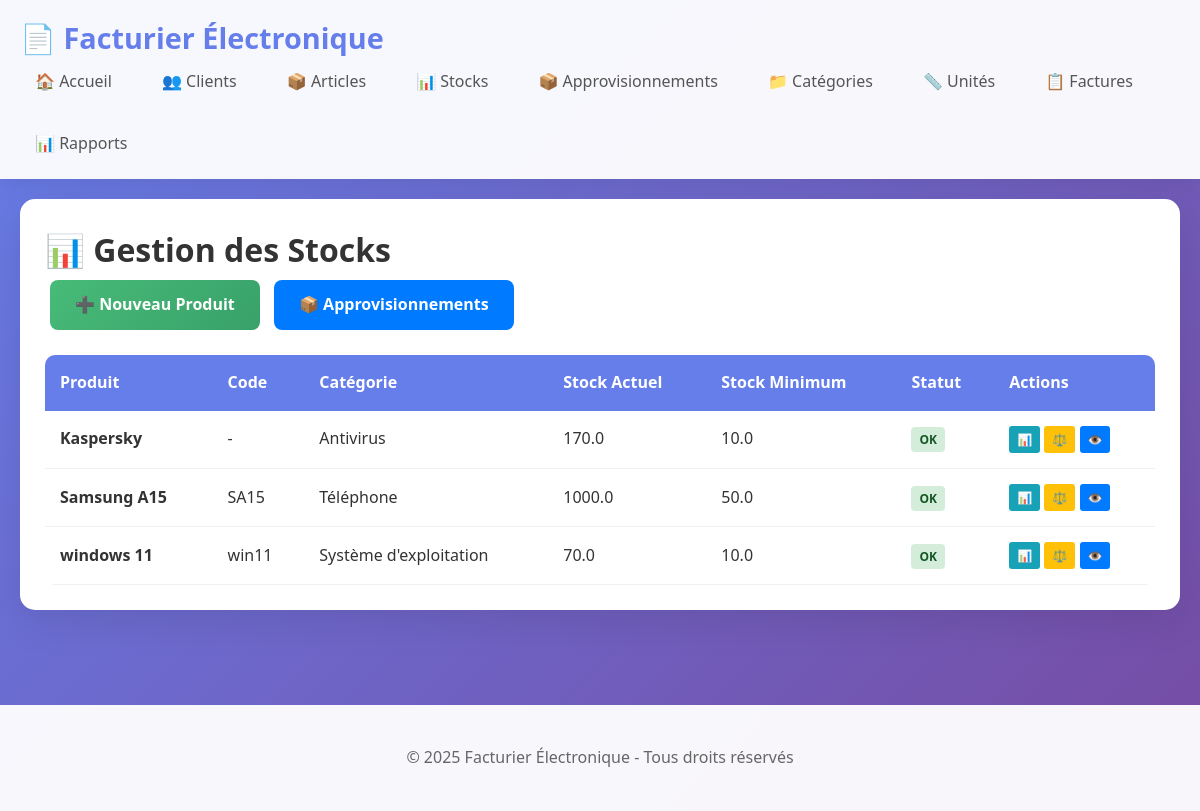
The app's page /stock with its own data.
### models.py (models this page shows, shortened)
class Produit(db.Model):
    __tablename__ = 'produits'
    id = db.Column(db.Integer, primary_key=True)
    nom = db.Column(db.String(100), nullable=False)
    code = db.Column(db.String(50), unique=True)
    unite_mesure_id = db.Column(db.Integer, db.ForeignKey('unites_mesure.id'), nullable=False)
    categorie_id = db.Column(db.Integer, db.ForeignKey('categories.id'), nullable=False)
    unite_mesure = db.relationship('UniteMesure', backref='produits')
    categorie = db.relationship('Categorie', backref='produits')
    tva = db.Column(db.Float, nullable=False, default=0.0)
    tc = db.Column(db.String(5), nullable=False)
    pf = db.Column(db.String(5), nullable=False)
    article_stockable = db.Column(db.String(5), nullable=False)
    pv_ttc = db.Column(db.Float, nullable=False, default=0.0)
    quantite_initiale = db.Column(db.Float, default=0.0)  # Initial quantity
    stock_minimum = db.Column(db.Float, default=0.0)  # Alert threshold
    pru = db.Column(db.Float, default=0.0)  # Prix de revient unitaire
    stock_actuel = db.Column(db.Float, default=0.0)  # Current stock (calculated from movements)
    date_creation = db.Column(db.DateTime, default=datetime.utcnow)
    lignes_facture = db.relationship('LigneFacture', backref='produit_ref', lazy=True)
    mouvements_stock = db.relationship('MouvementStock', backref='produit', lazy=True, cascade='all, delete-orphan')
    """
        Add a stock movement and update current stock
    """

class Categorie(db.Model):
    __tablename__ = 'categories'
    id = db.Column(db.Integer, primary_key=True)
    nom = db.Column(db.String(100), unique=True, nullable=False)
    description = db.Column(db.String(200))
    date_creation = db.Column(db.DateTime, default=datetime.utcnow)

### app.py (the view)
@app.route('/stock')
def stock_list():
    produits = Produit.query.filter_by(article_stockable="OUI").all()
    return render_template('stock_list.html', produits=produits)

### templates/stock_list.html (shortened to what this page needs)
{% extends "base.html" %}
{% block content %}
<div class="card">
    <h1>📊 Gestion des Stocks</h1>
    <div style="margin-bottom: 20px;">
        <a href="{{ url_for('produit_new') }}" class="btn btn-success">➕ Nouveau Produit</a>
        <a href="{{ url_for('approvisionnements_list') }}" class="btn btn-primary">📦 Approvisionnements</a>
    </div>
    <div class="table-responsive">
        <table>
            <thead>
                <tr>
                    <th>Produit</th>
                    <th>Code</th>
                    <th>Catégorie</th>
                    <th>Stock Actuel</th>
                    <th>Stock Minimum</th>
                    <th>Statut</th>
                    <th>Actions</th>
                </tr>
            </thead>
            <tbody>
                {% for produit in produits %}
                <tr>
                    <td><strong>{{ produit.nom }}</strong></td>
                    <td>{{ produit.code or '-' }}</td>
                    <td>{{ produit.categorie.nom if produit.categorie else '-' }}</td>
                    <td>
                        {% set stock_actuel = produit.stock_actuel if produit.stock_actuel is not none else 0 %}
                        {{ stock_actuel }}
                    </td>
                    <td>
                        {% set stock_minimum = produit.stock_minimum if produit.stock_minimum is not none else 0 %}
                        {{ stock_minimum }}
                    </td>
                    <td>
                        {% set stock_actuel = produit.stock_actuel if produit.stock_actuel is not none else 0 %}
                        {% set stock_minimum = produit.stock_minimum if produit.stock_minimum is not none else 0 %}
                        {% if stock_actuel <= 0 %}
                            <span class="badge badge-danger">Rupture</span>
                        {% elif stock_actuel <= stock_minimum %}
                            <span class="badge badge-warning">Stock bas</span>
                        {% else %}
                            <span class="badge badge-success">OK</span>
                        {% endif %}
                    </td>
                    <td>
                        <div class="action-buttons">
                            <a href="{{ url_for('stock_mouvements', produit_id=produit.id) }}" class="action-btn btn-info" title="Mouvements">📊</a>
                            <a href="{{ url_for('stock_ajuster', produit_id=produit.id) }}" class="action-btn btn-warning" title="Ajuster">⚖️</a>
                            <a href="{{ url_for('produit_detail', id=produit.id) }}" class="action-btn btn-primary" title="Voir">👁️</a>
                        </div>
                    </td>
                </tr>
                {% else %}
                <tr>
                    <td colspan="7" style="text-align: center; padding: 40px;">
                        <p>Aucun produit en stock</p>
                    </td>
                </tr>
                {% endfor %}
            </tbody>
        </table>
    </div>
</div>
{% endblock %}

### static/style.css (style rules this page uses)
* { margin: 0; padding: 0; box-sizing: border-box; }
body { font-family: 'Segoe UI', Tahoma, Geneva, Verdana, sans-serif; line-height: 1.6; color: #333; background: linear-gradient(135deg, #667eea 0%, #764ba2 100%); min-height: 100vh; }
a { text-decoration: none; color: #667eea; }
.card { background: white; border-radius: 15px; padding: 25px; margin-bottom: 25px; box-shadow: 0 10px 40px rgba(0,0,0,0.1); transition: transform 0.3s; }
.table-responsive { overflow-x: auto; border-radius: 10px; }
table { width: 100%; border-collapse: collapse; background: white; }
th { background: #667eea; color: white; font-weight: 600; padding: 15px; text-align: left; }
td { padding: 15px; border-bottom: 1px solid #f0f0f0; }
.btn { display: inline-block; padding: 12px 25px; border: none; border-radius: 8px; font-size: 16px; font-weight: 600; cursor: pointer; transition: all 0.3s; margin: 5px; text-align: center; min-width: 120px; }
.btn-primary { background: linear-gradient(135deg, #667eea 0%, #764ba2 100%); color: white; }
.btn-success { background: linear-gradient(135deg, #48bb78 0%, #38a169 100%); color: white; }
.btn-warning { background: linear-gradient(135deg, #ed8936 0%, #dd6b20 100%); color: white; }

### templates/stock_list.html (style rules this page uses)
.badge { padding: 4px 8px; border-radius: 4px; font-size: 12px; font-weight: 600; }
.badge-success { background: #d4edda; color: #155724; }
.action-btn { padding: 4px 8px; border: none; border-radius: 3px; cursor: pointer; font-size: 12px; text-decoration: none; color: white; display: inline-block; }
.btn-info { background: #17a2b8; }
.btn-warning { background: #ffc107; color: #212529; }
.btn-primary { background: #007bff; }

### records on screen
Produit: nom "Kaspersky", code "-", categorie "Antivirus", stock_actuel "170.0", stock_minimum "10.0", shows "OK"
Produit: nom "Samsung A15", code "SA15", categorie "Téléphone", stock_actuel "1000.0", stock_minimum "50.0", shows "OK"
Produit: nom "windows 11", code "win11", categorie "Système d'exploitation", stock_actuel "70.0", stock_minimum "10.0", shows "OK"
